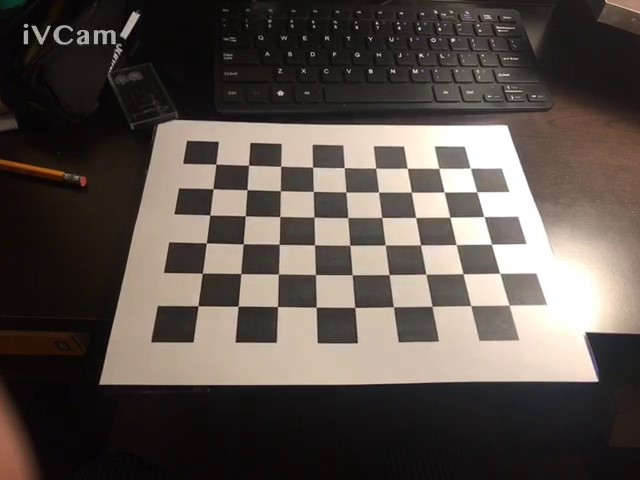
#> input picture Opencv_opengl_project1/chessboardPictures/2020-06-07 230341.jpg, 640 x 480 px; its folder holds only this picture in this run
$ python poseEstimation.py
#> lines starting #> are read from the running program, lines starting #| are printed output that depends on the picture; after the words box and inside, x2 and y2 are one past the last pixel; in counts of white or black regions, pixels touching at a corner belong together


import pickle
import numpy as np
import cv2 as cv
from pathlib import Path


# [6 lines of commented-out code are left out]

def draw(img, corners, imgpts):
    imgpts = np.int32(imgpts).reshape(-1,2)
    # draw ground floor in green
    img = cv.drawContours(img, [imgpts[:4]],-1,(0,255,0),-3)
    # draw pillars in blue color
    for i,j in zip(range(4),range(4,8)):
        img = cv.line(img, tuple(imgpts[i]), tuple(imgpts[j]),(0,0,255),3)
    # draw top layer in red color
    img = cv.drawContours(img, [imgpts[4:]],-1,(0,0,255),3)
    return img

if __name__ == '__main__':

	dataPath = Path("./chessboardPictures").resolve()

	#Load camera calibration
	with open('params.pickle', 'rb') as f1:
#> (reads Opencv_opengl_project1/params.pickle from the repository)
		data = pickle.load(f1)
		_, mtx, dist, _, _ = data


	criteria = (cv.TERM_CRITERIA_EPS + cv.TERM_CRITERIA_MAX_ITER, 30, 0.001)
	objp = np.zeros((9*6,3), np.float32)
	objp[:,:2] = np.mgrid[0:9,0:6].T.reshape(-1,2)

	# axis = np.float32([[3,0,0], [0,3,0], [0,0,-3]]).reshape(-1,3)
	#Rectangle 1
	axis1 = np.float32([[0,0,0], [0,3,0], [3,3,0], [3,0,0], [0,0,-3],[0,3,-3],[3,3,-3],[3,0,-3] ])
	#Rectangle 2
	axis2 = np.float32([[1,1,0], [0,3,0], [2,2,0], [3,0,0], [1,1,-3],[0,3,-3],[2,2,-3],[3,0,-3] ])

	axis3 = np.float32([[1+4, 1+4, 0], [0+4, 3+4, 0], [2+4, 2+4, 0], [3+4, 0+4, 0], [1+4, 1+4, -3], [0+4, 3+4, -3], [2+4, 2+4, -3], [3+4, 0+4, -3]])

	axis = axis2
	for fname in dataPath.glob('*.jpg'):
		fname = str(fname)
		img = cv.imread(fname)
#> img is the input picture: shape (480, 640, 3); mean B, G, R 74.9, 80.8, 89.8
		img_orig = img.copy()
		gray = cv.cvtColor(img,cv.COLOR_BGR2GRAY)
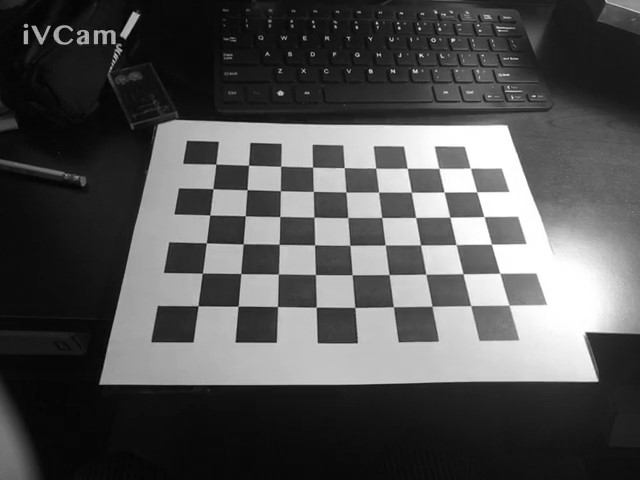
#> gray: shape (480, 640); min 0, max 255, mean 82.8
		ret, corners = cv.findChessboardCorners(gray, (9,6),None)
#> ret = True; corners = 54 rows, first 8: [215.8, 163.9], [248.7, 164.9], [280.8, 166.1], [312.6, 166.9], [344.2, 167.7], [375.7, 168], [407.4, 168.3], [439, 168.5]

		if ret == True:
			corners2 = cv.cornerSubPix(gray,corners,(11,11),(-1,-1),criteria)
#> corners2 = 54 rows, first 8: [215.9, 164], [248.5, 165.3], [280.7, 166.2], [312.6, 167.2], [344.3, 167.6], [375.7, 168.1], [407.2, 168.2], [438.7, 168.4]
			# Find the rotation and translation vectors.
			ret,rvecs, tvecs = cv.solvePnP(objp, corners2, mtx, dist)
#> rvecs = [-0.705, -0.0609, -0.0101]; tvecs = [-3.28, -1.25, 16.7]
			# project 3D points to image plane
			imgpts, jac = cv.projectPoints(axis, rvecs, tvecs, mtx, dist)
#> imgpts = [[246.9, 189.9], [206.2, 243], [279.8, 216.3], [312.6, 167.4], [239.5, 109.6], [190.4, 165.5], [278.4, 138.4], [317, 86.85]]

			imgpts2, jac = cv.projectPoints(axis3, rvecs, tvecs, mtx, dist)
#> imgpts2 = [[393.6, 306.7], [361.2, 381.2], [438.6, 341.8], [462.9, 274.2], [415.6, 236.9], [378.4, 320.1], [471.7, 275.9], [498, 201.3]]
			img = draw(img,corners2,imgpts)
#> in draw, `imgpts = np.int32(imgpts).reshape(-1,2)`: imgpts = [[246, 189], [206, 242], [279, 216], [312, 167], [239, 109], [190, 165], [278, 138], [316, 86]]
#> in draw, `img = cv.drawContours(img, [imgpts[:4]],-1,(0,255,0),-3)`: img: shape (480, 640, 3); 0.91% of pixels changed, all inside (x1, y1, x2, y2) = (206, 167, 313, 243)
#> after the loop in draw, `for i,j in zip(range(4),range(4,8)):`:
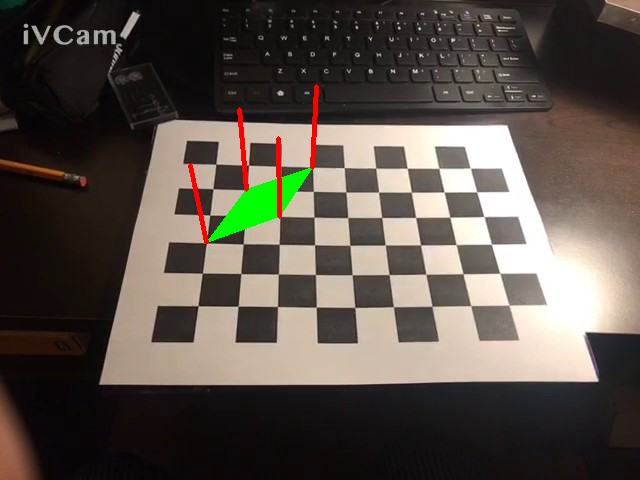
#> img: shape (480, 640, 3); mean B, G, R 73.5, 81.5, 89.5
			img = draw(img, corners2, imgpts2)
#> in draw (call 2), `imgpts = np.int32(imgpts).reshape(-1,2)`: imgpts = [[393, 306], [361, 381], [438, 341], [462, 274], [415, 236], [378, 320], [471, 275], [497, 201]]
#> the loop in draw (call 2), `for i,j in zip(range(4),range(4,8)):` made 4 passes
#> pass 1, in draw (call 2), `img = cv.line(img, tuple(imgpts[i]), tuple(imgpts[j]),(0,0,255),3)`:
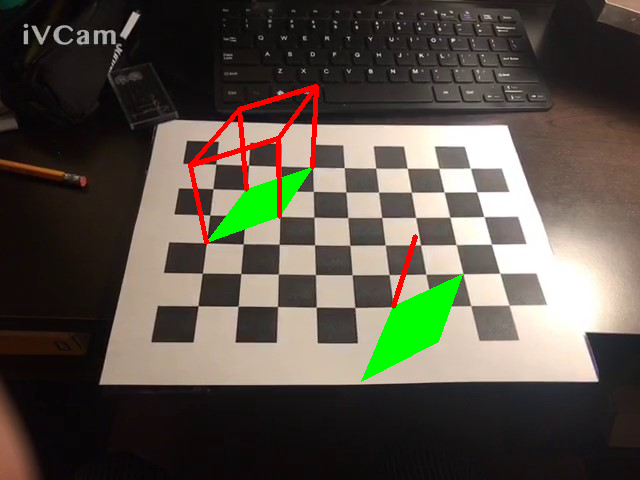
#> img: shape (480, 640, 3); mean B, G, R 71.2, 82.5, 88.2
#> pass 3, in draw (call 2), `img = cv.line(img, tuple(imgpts[i]), tuple(imgpts[j]),(0,0,255),3)`:
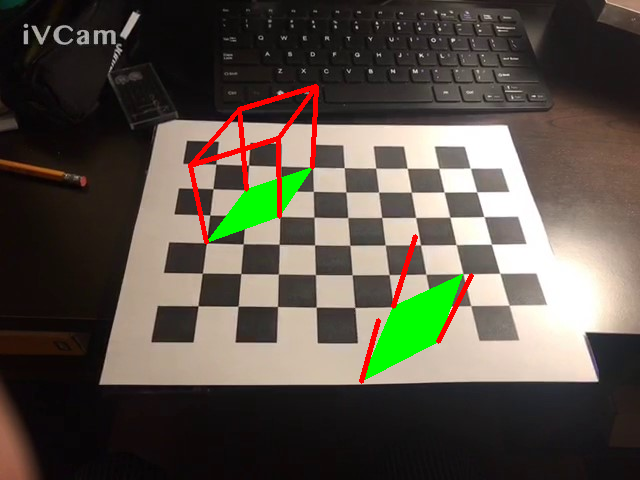
#> img: shape (480, 640, 3); mean B, G, R 70.9, 82.1, 88.4
#> after the loop in draw (call 2), `for i,j in zip(range(4),range(4,8)):`:
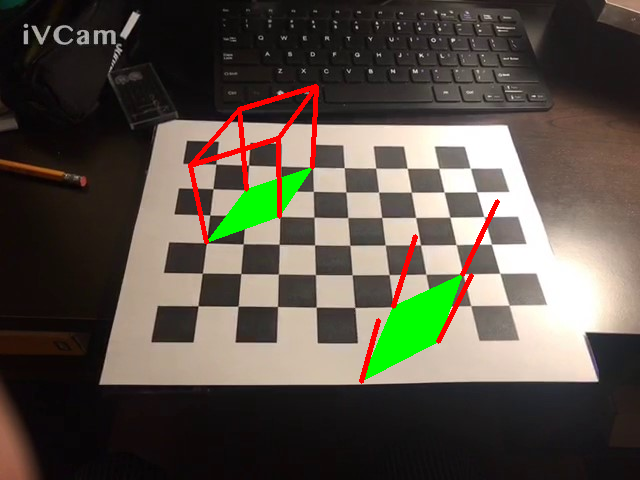
#> img: shape (480, 640, 3); 0.14% of pixels changed, all inside (x1, y1, x2, y2) = (460, 199, 500, 277)
#> in draw (call 2), `img = cv.drawContours(img, [imgpts[4:]],-1,(0,0,255),3)`:
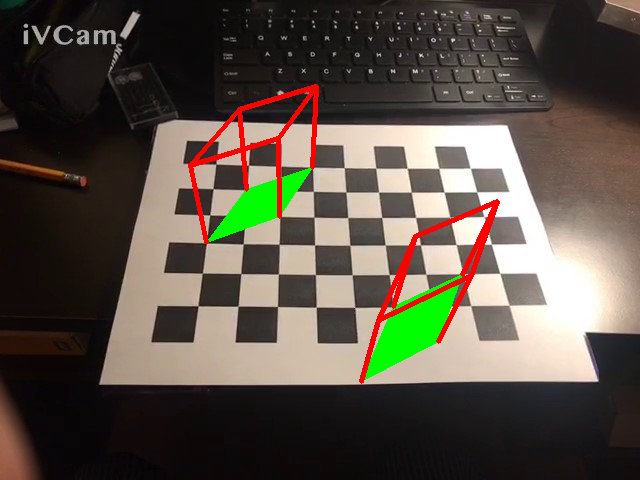
#> img: shape (480, 640, 3); 0.5% of pixels changed, all inside (x1, y1, x2, y2) = (377, 199, 500, 322)

			final_frame = np.hstack((img_orig,img))
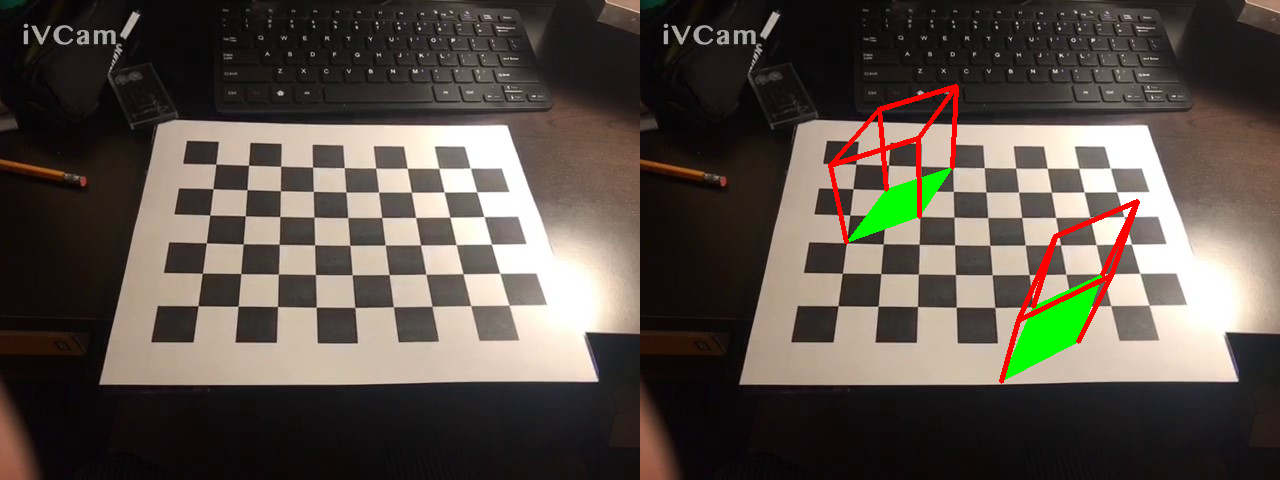
#> final_frame: shape (480, 1280, 3); mean B, G, R 72.5, 80.9, 89.5
			cv.imshow('img', final_frame)
			k = cv.waitKey(0) & 0xFF
#> (key Esc is pressed here)
			if k == ord('s'):
			    cv.imwrite(fname[:6]+'.png', img)

	cv.destroyAllWindows()
